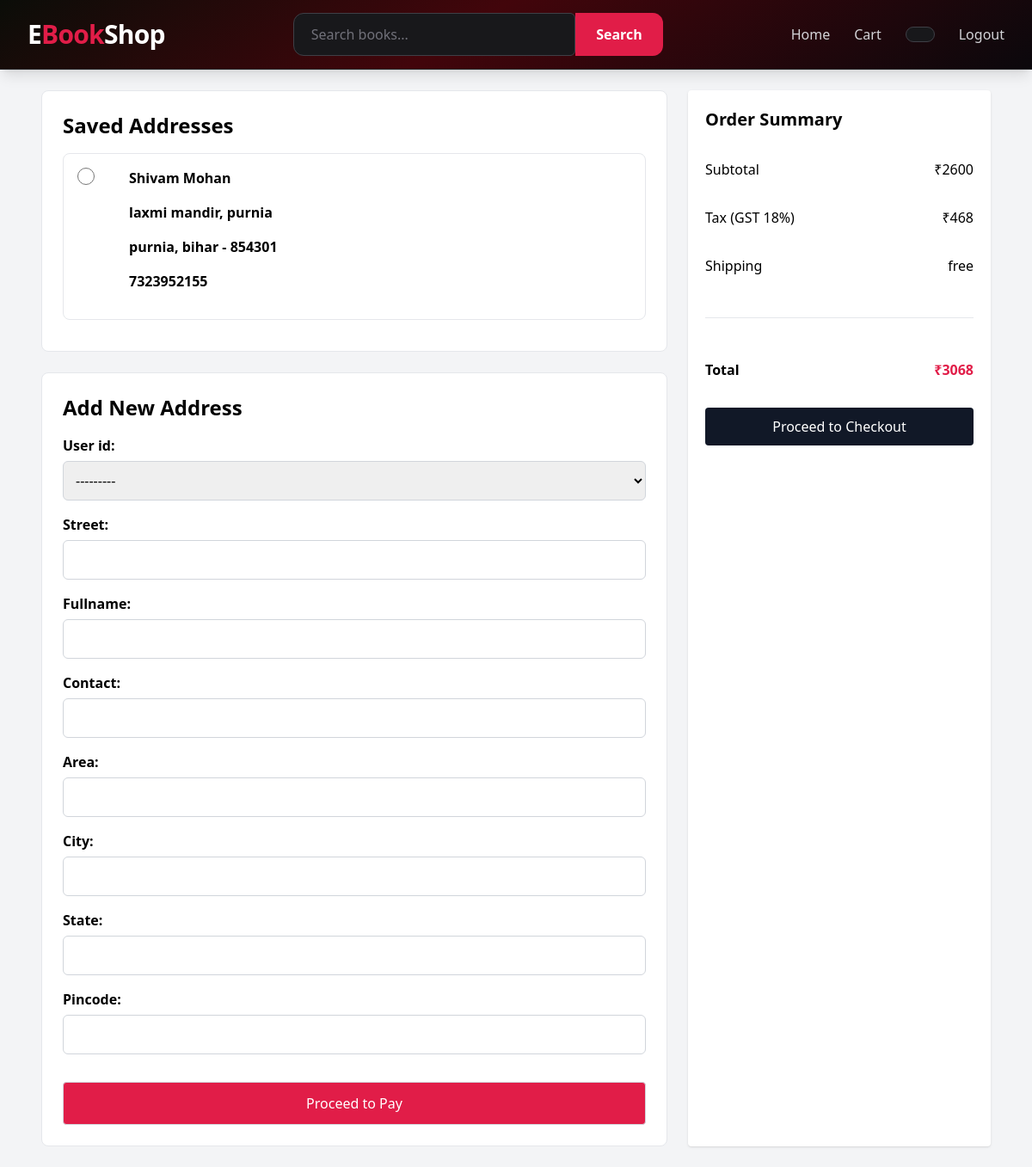
Screenshot of /checkout/ (signed in) with the database file from the repository.
### ecom/models.py (models this page shows, shortened)
class Address(models.Model):
    user_id = models.ForeignKey(User, on_delete=models.CASCADE)
    street = models.CharField(max_length=200)
    fullname = models.CharField(max_length=200)
    contact = models.CharField(max_length=20)
    area = models.CharField(max_length=200)
    city = models.CharField(max_length=200)
    state = models.CharField(max_length=200)
    pincode = models.IntegerField()

class Order(models.Model):
    user_id = models.ForeignKey(User, on_delete=models.CASCADE)
    coupon_id = models.ForeignKey(Coupon, on_delete=models.CASCADE, null=True, blank=True)
    address_id = models.ForeignKey(Address, on_delete=models.CASCADE, null=True, blank=True)
    is_ordered = models.BooleanField(default=False)
    def getSubTotal(self):
        total = 0
        for item in self.orderitem_set.all():
            total += item.getItemPrice()
        return total
    def getTaxTotal(self):
        return round(0.18 * self.getSubTotal())
    def getShippingCharge(self):
        if self.getSubTotal() < 500:
            return 60
        else:
            return 0
    def getPayableAmount(self):
        return self.getSubTotal() + self.getTaxTotal() + self.getShippingCharge()

class OrderItem(models.Model):
    user_id = models.ForeignKey(User, on_delete=models.CASCADE)
    book_id = models.ForeignKey(Book, on_delete=models.CASCADE)
    order_id = models.ForeignKey(Order, on_delete=models.CASCADE)
    qty = models.IntegerField(default=1)
    is_ordered = models.BooleanField(default=False)
    def getItemPrice(self):
        return self.qty * self.book_id.price

class Book(models.Model):
    title = models.CharField(max_length=200)
    author = models.CharField(max_length=200)
    nop = models.IntegerField(default=0)
    isbn = models.CharField(max_length=100)
    publish_year = models.IntegerField()
    genre = models.ForeignKey(Genre, on_delete=models.CASCADE)
    price = models.IntegerField(default=0)
    cover_image = models.ImageField(upload_to="books/")
    description = models.TextField(default="N/A")

### ecom/views.py (the view)
# urls.py: path('checkout/', views.checkout, name="checkout"),
def checkout(req):
    form = AddressCheckoutForm(req.POST or None)
    order = Order.objects.filter(user_id=req.user, is_ordered=False).first()
    addresses = Address.objects.filter(user_id=req.user)
    if req.POST.get("address_id"):
        try:
            address = Address.objects.get(id=req.POST.get("address_id"))
        except Address.DoesNotExist:
            print("not found saved address")
        order.address_id = address
        order.save()
        return redirect(checkout)
    else:
        if req.method == "POST":
            if form.is_valid():
                data = form.save(commit=False)
                data.user_id = req.user
                data.save()
                order.address_id = data
                order.save()
                return redirect(checkout)
    return render(req, "checkout.html", {"form":form,"order":order,"addresses":addresses})

### ecom/forms.py
class AddressCheckoutForm(ModelForm):
    class Meta:
        model = Address
        fields = "__all__"

### ecom/templates/checkout.html (shortened to what this page needs)
<!doctype html>
<html lang="en">
  <head>
    {% load static %}
    <script src="https://cdn.tailwindcss.com"></script>
  </head>
  <body>
    {% include "header.html" %}
    <div class="max-w-6xl mx-auto p-6 grid grid-cols-1 lg:grid-cols-3 gap-6">
      <div class="lg:col-span-2">
        <form method="post">
          <div class="bg-white border rounded-lg p-6 mb-6">
            <h2 class="text-2xl font-bold mb-4">Saved Addresses</h2>
            {% for address in addresses %}
            <label class="block flex gap-10 border rounded-lg p-4 mb-3 cursor-pointer">
              <input
                type="radio"
                name="address_id"
                value="{{address.id}}"
                class="mb-3 h-5 w-5"
              />
              <div>
                <p class="font-semibold">{{address.fullname}}</p>
                <p>{{address.street}}, {{address.area}}</p>
                <p>{{address.city}}, {{address.state}} - {{address.pincode}}</p>
                <p>{{address.contact}}</p>
              </div>
            </label>
            {% empty %}
            <p class="text-gray-500">No saved addresses.</p>
            {% endfor %}
          </div>
          <div class="bg-white border rounded-lg p-6">
            <h2 class="text-2xl font-bold mb-4">Add New Address</h2>
            {{form.as_p}}
            <input
              type="submit"
              value="Proceed to Pay"
              class="w-full bg-rose-600 text-white py-3 rounded mt-4"
            />
          </div>
        </form>
      </div>
      <div class="bg-white rounded shadow p-5 flex flex-col gap-8 w-full">
            <h3 class="text-xl font-bold">
                Order Summary
            </h3>
            <div class="flex justify-between">
                <span>Subtotal</span>
                <span>₹{{order.getSubTotal}}</span>
            </div>
            <div class="flex justify-between ">
                <span>Tax (GST 18%)</span>
                <span>₹{{order.getTaxTotal}}</span>
            </div>
            <div class="flex justify-between">
                <span>Shipping</span>
                <span>
                    {% if not order.getShippingCharge %}
                        free
                    {% else %}
                        {{order.getShippingCharge}}
                    {% endif %}
                </span>
            </div>
            <hr class="my-4">
            <div class="flex justify-between font-bold">
                <span>Total</span>
                <span class="text-rose-600">
                    ₹{{order.getPayableAmount}}
                </span>
            </div>
            <a href="{% url 'checkout' %}" class="w-full text-center bg-gray-900 text-white py-2.5 rounded font-medium hover:bg-gray-800 w-full" {% if not order_items %}disabled{% endif %}>
                        Proceed to Checkout
                    </a>
        </div>
    </div>
  </body>
</html>

### ecom/templates/checkout.html (style rules this page uses)
body { background: #f3f4f6; }
form p { margin-bottom: 16px; }
form label { display: block; font-weight: 600; margin-bottom: 6px; }
form input, form select, form textarea { width: 100%; padding: 10px; border: 1px solid #d1d5db; border-radius: 6px; }

### rows the page displays
Address: fullname "Shivam Mohan", street "laxmi mandir", area "purnia", city "purnia", state "bihar", pincode "854301", contact "7323952155"
Order: getSubTotal "2600", getTaxTotal "468", getPayableAmount "3068"
